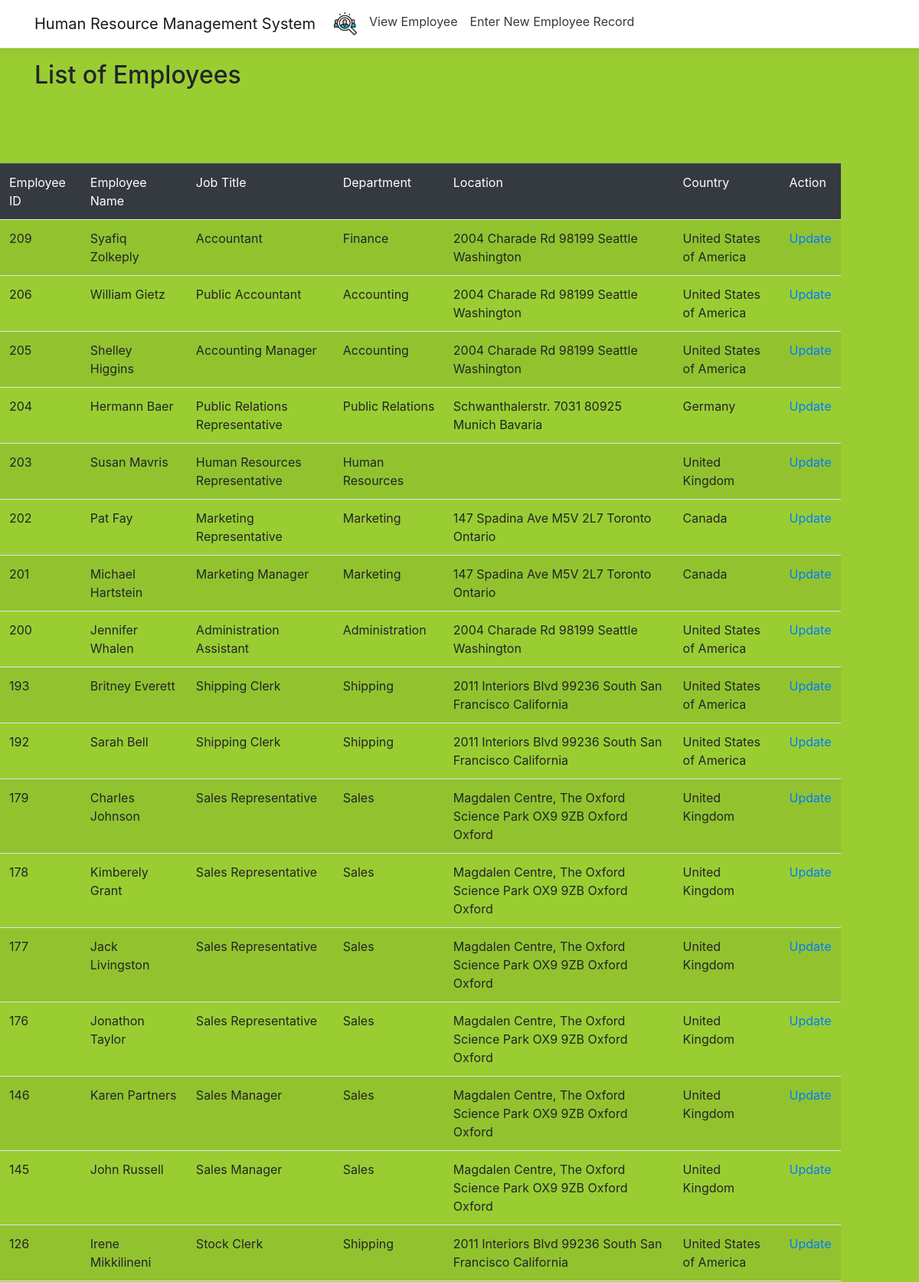
Screenshot of /viewEmployee.php (upper part) with the database file from the repository.
### tables this page shows
CREATE TABLE `employees` (
  `employee_id` int(11) NOT NULL,
  `first_name` varchar(20) DEFAULT NULL,
  `last_name` varchar(25) NOT NULL,
  `email` varchar(100) NOT NULL,
  `phone_number` varchar(20) DEFAULT NULL,
  `hire_date` date NOT NULL,
  `job_id` int(11) NOT NULL,
  `salary` decimal(8,2) NOT NULL,
  `manager_id` int(11) DEFAULT NULL,
  `department_id` int(11) DEFAULT NULL
);

CREATE TABLE `jobs` (
  `job_id` int(11) NOT NULL,
  `job_title` varchar(35) NOT NULL,
  `min_salary` decimal(8,2) DEFAULT NULL,
  `max_salary` decimal(8,2) DEFAULT NULL
);

CREATE TABLE `departments` (
  `department_id` int(11) NOT NULL,
  `department_name` varchar(30) NOT NULL,
  `location_id` int(11) DEFAULT NULL
);

CREATE TABLE `countries` (
  `country_id` char(2) NOT NULL,
  `country_name` varchar(40) DEFAULT NULL,
  `region_id` int(11) NOT NULL
);

### viewEmployeeSQL.php (called while the page is built)
<?php
function getEmployees()
{
    include_once('db_conn.php');
    $sql = 'SELECT employees.employee_id, CONCAT(employees.first_name," ",employees.last_name) AS "Name",
            jobs.job_title, departments.department_name,
            CONCAT(locations.street_address," ", locations.postal_code," ",locations.city," ",locations.state_province) AS "Location",
            countries.country_name FROM employees
            INNER JOIN departments ON (employees.department_id = departments.department_id)
            INNER JOIN locations on (locations.location_id = departments.location_id)
            INNER JOIN countries on (countries.country_id = locations.country_id)
            INNER JOIN jobs ON (employees.job_id = jobs.job_id) order by employees.employee_id desc';
    $result = mysqli_query($conn, $sql);
    while ($row = $result->fetch_assoc()) {
        $arrayResult[] = $row;
    }
    return $arrayResult;
}

### viewEmployee.php (the view)
<?php
require('NavBar.php');
include_once('viewEmployeeSQL.php');
$employee = getEmployees();
?>
<div class="container pb-5">
	<main role="main" class="pb-3">
		<h2>List of Employees</h2><br>
	</main>
</div>
<div class="row">
	<div class="col-11">
		<table class="table table-striped">
			<thead class="table-dark">
				<td>Employee ID</td>
				<td>Employee Name</td>
				<td>Job Title</td>
				<td>Department</td>
				<td>Location</td>
				<td>Country</td>
				<td>Action</td>
			</thead>
			<?php for ($i = 0; $i < count($employee); $i++) : ?>
				<tr>
					<td><?php echo $employee[$i]['employee_id'] ?></td>
					<td><?php echo $employee[$i]['Name'] ?></td>
					<td><?php echo $employee[$i]['job_title'] ?></td>
					<td><?php echo $employee[$i]['department_name'] ?></td>
					<td><?php echo $employee[$i]['Location'] ?></td>
					<td><?php echo $employee[$i]['country_name'] ?></td>
					<td><a href="updateEmployee.php?emp_id=<?php echo $employee[$i]['employee_id']; ?>">Update</a></td>
				</tr>
			<?php endfor; ?>
		</table>
	</div>
</div>
<?php require('Footer.php'); ?>

### NavBar.php (shortened to what this page needs)
<!doctype html>
<html lang="en">
<head>
	<link rel="stylesheet" href="site.css" />
	<link rel="stylesheet" href="https://stackpath.bootstrapcdn.com/bootstrap/4.3.1/css/bootstrap.min.css">
</head>
<body class="bgColor">
	<header>
		<nav class="navbar navbar-expand-sm navbar-toggleable-sm navbar-light bg-white border-bottom box-shadow mb-3">
			<div class="container">
				<a class="navbar-brand" href="/MyPHPProject/index.php">Human Resource Management System</a>
				<div class="navbar-collapse collapse d-sm-inline-flex flex-sm-row-reverse">
					<ul class="navbar-nav flex-grow-1">
						<li class="nav-item">
							<a class="nav-link text-dark" href="#">
								<img border="0" alt="User Icon" src="img/home-icon.png" width="30" height="30">
							</a>
						</li>
						<li class="nav-item">
							<a class="nav-link text-dark" href="viewEmployee.php">View Employee</a>
						</li>
						<li class="nav-item">
							<a class="nav-link text-dark" href="createEmployee.php">Enter New Employee Record</a>
						</li>
					</ul>
				</div>
			</div>
		</nav>
	</header>

### Footer.php (shortened to what this page needs)
</body>
</html>

### site.css (style rules this page uses)
a { color: #0366d6; }
html { font-size: 14px; }
@media (min-width: 768px) { html { font-size: 16px; } }
.border-bottom { border-bottom: 1px solid #e5e5e5; }
.box-shadow { box-shadow: 0 .25rem .75rem rgba(0, 0, 0, .05); }
html { position: relative; min-height: 100%; }
body { margin-bottom: 60px; }
.bgColor { background-color: yellowgreen; }
.container { min-height: 100%; }

### rows the page displays
employees: employee_id "209", Name "Syafiq Zolkeply", job.job_title "Accountant", department.department_name "Finance", Location "2004 Charade Rd 98199 Seattle Washington", countries.country_name "United States of America"
employees: employee_id "206", Name "William Gietz", job.job_title "Public Accountant", department.department_name "Accounting", Location "2004 Charade Rd 98199 Seattle Washington", countries.country_name "United States of America"
employees: employee_id "205", Name "Shelley Higgins", job.job_title "Accounting Manager", department.department_name "Accounting", Location "2004 Charade Rd 98199 Seattle Washington", countries.country_name "United States of America"
employees: employee_id "204", Name "Hermann Baer", job.job_title "Public Relations Representative", department.department_name "Public Relations", Location "Schwanthalerstr. 7031 80925 Munich Bavaria", countries.country_name "Germany"
employees: employee_id "203", Name "Susan Mavris", job.job_title "Human Resources Representative", department.department_name "Human Resources", countries.country_name "United Kingdom"
employees: employee_id "202", Name "Pat Fay", job.job_title "Marketing Representative", department.department_name "Marketing", Location "147 Spadina Ave M5V 2L7 Toronto Ontario", countries.country_name "Canada"
employees: employee_id "201", Name "Michael Hartstein", job.job_title "Marketing Manager", department.department_name "Marketing", Location "147 Spadina Ave M5V 2L7 Toronto Ontario", countries.country_name "Canada"
employees: employee_id "200", Name "Jennifer Whalen", job.job_title "Administration Assistant", department.department_name "Administration", Location "2004 Charade Rd 98199 Seattle Washington", countries.country_name "United States of America"
employees: employee_id "193", Name "Britney Everett", job.job_title "Shipping Clerk", department.department_name "Shipping", Location "2011 Interiors Blvd 99236 South San Francisco California", countries.country_name "United States of America"
employees: employee_id "192", Name "Sarah Bell", job.job_title "Shipping Clerk", department.department_name "Shipping", Location "2011 Interiors Blvd 99236 South San Francisco California", countries.country_name "United States of America"
employees: employee_id "179", Name "Charles Johnson", job.job_title "Sales Representative", department.department_name "Sales", Location "Magdalen Centre, The Oxford Science Park OX9 9ZB Oxford Oxford", countries.country_name "United Kingdom"
employees: employee_id "178", Name "Kimberely Grant", job.job_title "Sales Representative", department.department_name "Sales", Location "Magdalen Centre, The Oxford Science Park OX9 9ZB Oxford Oxford", countries.country_name "United Kingdom"
employees: employee_id "177", Name "Jack Livingston", job.job_title "Sales Representative", department.department_name "Sales", Location "Magdalen Centre, The Oxford Science Park OX9 9ZB Oxford Oxford", countries.country_name "United Kingdom"
employees: employee_id "176", Name "Jonathon Taylor", job.job_title "Sales Representative", department.department_name "Sales", Location "Magdalen Centre, The Oxford Science Park OX9 9ZB Oxford Oxford", countries.country_name "United Kingdom"
employees: employee_id "146", Name "Karen Partners", job.job_title "Sales Manager", department.department_name "Sales", Location "Magdalen Centre, The Oxford Science Park OX9 9ZB Oxford Oxford", countries.country_name "United Kingdom"
employees: employee_id "145", Name "John Russell", job.job_title "Sales Manager", department.department_name "Sales", Location "Magdalen Centre, The Oxford Science Park OX9 9ZB Oxford Oxford", countries.country_name "United Kingdom"
employees: employee_id "126", Name "Irene Mikkilineni", job.job_title "Stock Clerk", department.department_name "Shipping", Location "2011 Interiors Blvd 99236 South San Francisco California", countries.country_name "United States of America"
